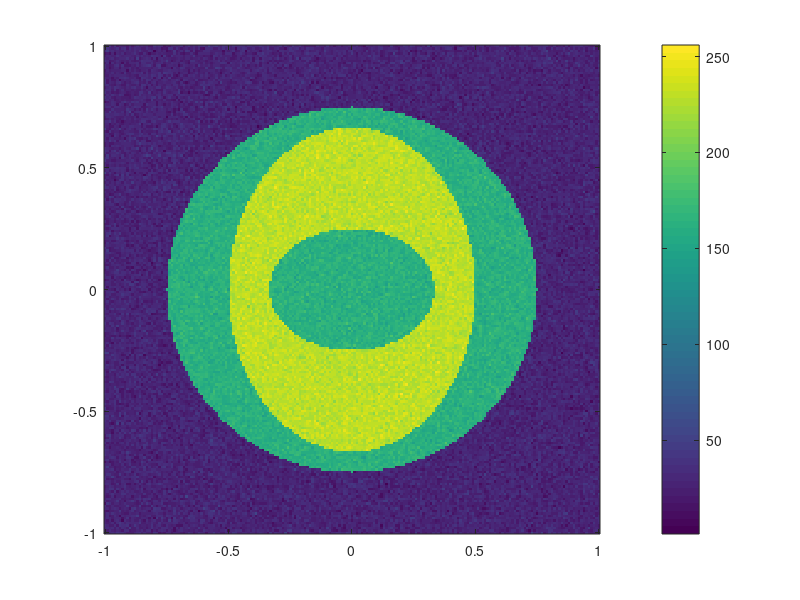

Reproduce this figure in MATLAB. (Note: this script raises an error after producing the figure.)
function createTestImage
% function createTestImage

%
% $Id: createTestImage.m,v 1.4 2011/02/25 14:22:07 patrick Exp $
%
% Copyright (c) 2008 
% Patrick Guio <p.guio@ucl.ac.uk>
%
% All Rights Reserved.
%
% This program is free software; you can redistribute it and/or modify it
% under the terms of the GNU General Public License as published by the
% Free Software Foundation; either version 2.  of the License, or (at your
% option) any later version.
%
% This program is distributed in the hope that it will be useful, but
% WITHOUT ANY WARRANTY; without even the implied warranty of
% MERCHANTABILITY or FITNESS FOR A PARTICULAR PURPOSE.  See the GNU General
% Public License for more details.
%

% number of rows
nr = 201;
% number of columns
nc = 201;

% x = linspace(-2, 1, nc);
% y = linspace(-1, 2, nr);
% [X,Y] = meshgrid(x,y);
% then 
% [X(1,1)    , Y(1,1)    ] = -2  -1
% [X(1,end)  , Y(1,end)  ] =  1  -1
% [X(end,1)  , Y(end,1)  ] = -2   2
% [X(end,end), Y(end,end)] =  1   2

% # of cols in image corresponds to x coordinate
x     = linspace(-1, 1, nc);
% # of rows in image corresponds to y coordinate
y     = linspace(-1, 1, nr);

% dimensionless pixel unit
pixelUnit = {'',''};

[X,Y] = meshgrid(x, y);

% background level of 10
Z     = 10*zeros(nr,nc);

% large ellipse 
a = 3/4; b = 3/4;
Z(X.^2/a^2+Y.^2/b^2 <= 1) = 20;

% smaller ellipse
a = 1/2; b = 2/3;
Z(X.^2/a^2+Y.^2/b^2 < 1) = 30;

% further smaller ellipse
a = 1/3; b = 1/4;
Z(X.^2/a^2+Y.^2/b^2 < 1) = 20;

% normal RNG seeding 
randn('state', 10);

% add normal noise
Z = Z + randn(nr, nc);

% normalise levels between 1 to 256
Z = fix(255*(Z-min(Z(:)))/(max(Z(:))-min(Z(:))))+1;

imagesc(x,y,Z)
axis xy
colorbar

global voise 
save([voise.root '/share/testImage.mat'], 'x', 'y', 'Z', 'pixelUnit');
